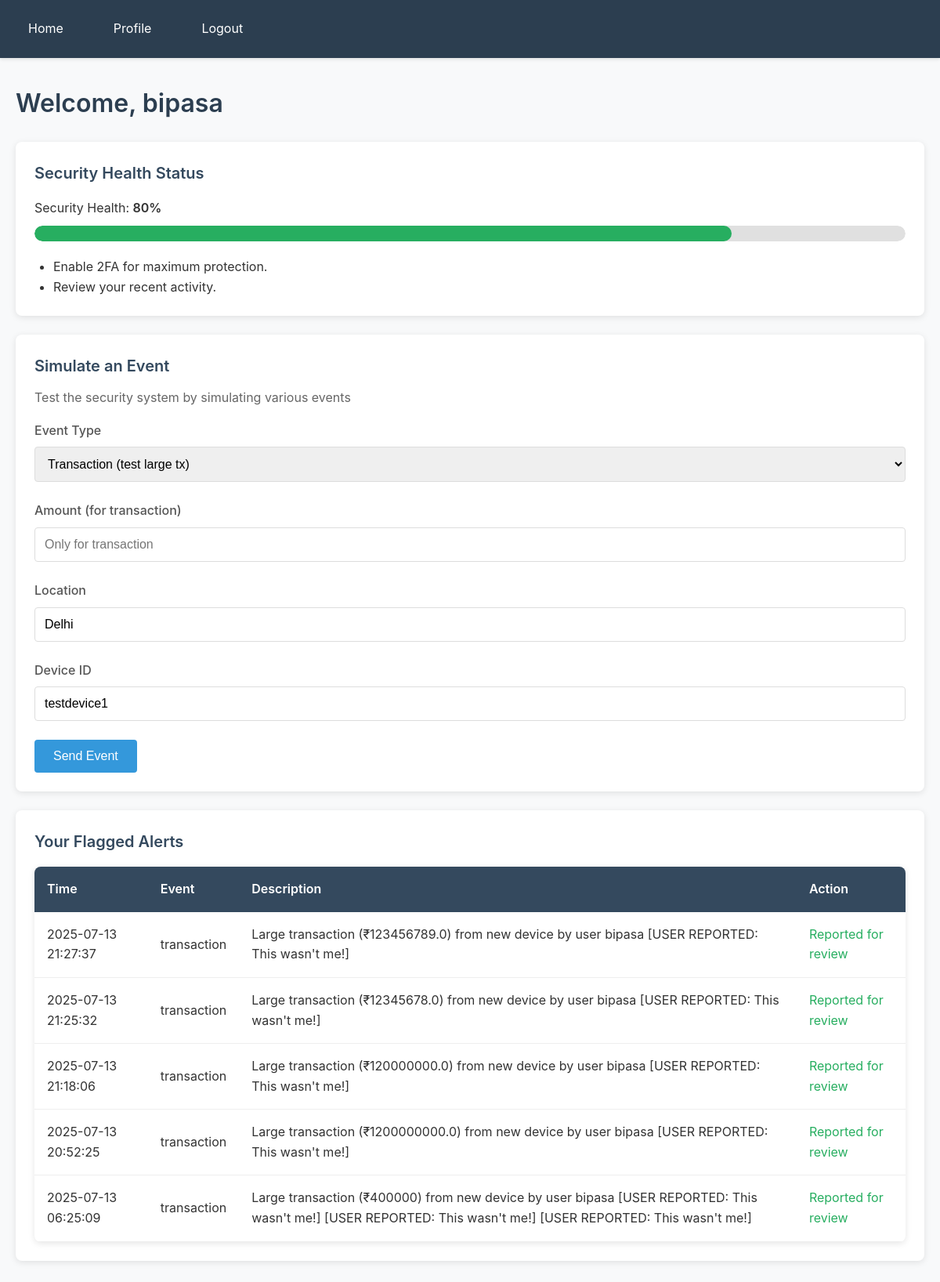
Page /member/ (signed in) on the committed database.
### core/models.py (models this page shows, shortened)
class Alert(models.Model):
    SEVERITY_LEVELS = [
        ('low', 'Low'),
        ('medium', 'Medium'),
        ('high', 'High'),
    ]
    event = models.ForeignKey(Event, on_delete=models.CASCADE)
    detected_by = models.CharField(max_length=32)
    rule_name = models.CharField(max_length=64, blank=True)
    severity = models.CharField(max_length=16, choices=SEVERITY_LEVELS)
    description = models.TextField()
    created_at = models.DateTimeField(auto_now_add=True)
    resolved = models.BooleanField(default=False)
    action_taken = models.CharField(max_length=128, blank=True)
    user_disputed = models.BooleanField(default=False)

class Event(models.Model):
    EVENT_TYPES = [
        ('login', 'Login'),
        ('logout', 'Logout'),
        ('password_change', 'Password Change'),
        ('transaction', 'Transaction'),
        ('failed_login', 'Failed Login'),
        ('browsing', 'Browsing Activity'),
    ]
    user = models.ForeignKey(User, on_delete=models.CASCADE)
    device = models.ForeignKey(Device, null=True, blank=True, on_delete=models.SET_NULL)
    event_type = models.CharField(max_length=32, choices=EVENT_TYPES)
    timestamp = models.DateTimeField(auto_now_add=True)
    metadata = models.JSONField(default=dict)
    ip_address = models.GenericIPAddressField()
    location = models.CharField(max_length=128, blank=True)

### core/views.py (the view)
# urls.py: path('member/', member_dashboard, name='member-dashboard'),
@login_required
def member_dashboard(request):
    user = request.user
    high_alerts_count = Alert.objects.filter(
        event__user=user,
        severity="high",
        resolved=False
    ).count()
    score = max(0, 100 - high_alerts_count * 5)
    alerts = Alert.objects.filter(event__user=user).order_by('-created_at')[:10]
    trigger_message = request.GET.get("trigger_message", None)
    return render(
        request, "core/member_dashboard.html",
        {"alerts": alerts, "trigger_message": trigger_message, "security_score": score}
    )

### core/templates/core/member_dashboard.html (shortened to what this page needs)
{% extends "core/base.html" %}
{% block content %}
<h1>Welcome, {{ user.username }}</h1>
<div class="card">
    <h3>Security Health Status</h3>
    <div class="progress-container">
        <p style="margin-bottom: 0.5rem;">Security Health: <span class="fw-bold">{{security_score}}%</span></p>
        <progress value="{{security_score}}" max="100"></progress>
    </div>
    <ul style="margin-top: 1rem; margin-left: 1.5rem;">
        <li>Enable 2FA for maximum protection.</li>
        <li>Review your recent activity.</li>
    </ul>
</div>
<div class="card">
    <h3>Simulate an Event</h3>
    <p style="color: #666; margin-bottom: 1rem;">Test the security system by simulating various events</p>
    <form method="post" action="{% url 'trigger-event' %}">
        <div class="form-group">
            <label for="event_type">Event Type</label>
            <select id="event_type" name="event_type">
                <option value="transaction">Transaction (test large tx)</option>
            </select>
        </div>
        <div class="form-group">
            <label for="amount">Amount (for transaction)</label>
            <input type="number" id="amount" name="amount" placeholder="Only for transaction">
        </div>
        <div class="form-group">
            <label for="location">Location</label>
            <input type="text" id="location" name="location" value="Delhi">
        </div>
        <div class="form-group">
            <label for="device_id">Device ID</label>
            <input type="text" id="device_id" name="device_id" value="testdevice1">
        </div>
        <button type="submit">Send Event</button>
    </form>
</div>
<div class="card">
    <h3>Your Flagged Alerts</h3>
    {% if alerts %}
    <div class="table-container">
        <table>
            <thead>
                <tr>
                    <th>Time</th>
                    <th>Event</th>
                    <th>Description</th>
                    <th>Action</th>
                </tr>
            </thead>
            <tbody>
                {% for alert in alerts %}
                <tr>
                    <td>{{ alert.created_at|date:"Y-m-d H:i:s" }}</td>
                    <td>{{ alert.event.event_type }}</td>
                    <td>{{ alert.description }}</td>
                    <td>
                        {% if not alert.user_disputed %}
                            <form method="post" action="{% url 'alert-not-me' alert.id %}" style="display: inline;">
                                {% csrf_token %}
                                <button type="submit" class="danger">This wasn't me</button>
                            </form>
                        {% else %}
                            <span class="text-success">Reported for review</span>
                        {% endif %}
                    </td>
                </tr>
                {% endfor %}
            </tbody>
        </table>
    </div>
    {% else %}
    <p style="color: #666; text-align: center; padding: 2rem;">No alerts at this time.</p>
    {% endif %}
</div>
{% endblock %}

### core/templates/core/base.html (shortened to what this page needs)
<!DOCTYPE html>
<html lang="en">
<head>
</head>
<body>
    <nav>
        <div class="container">
            <a href="/">Home</a>
            {% if not user.is_authenticated %}
                <a href="/login/">Login</a>
                <a href="/register/">Register</a>
            {% else %}
                {% if user.is_staff %}
                    <a href="/admin_dashboard/">Admin Dashboard</a>
                {% else %}
                    <a href="/member/">Profile</a>
                {% endif %}
                <a href="/logout/">Logout</a>
            {% endif %}
        </div>
    </nav>
    <main>
        <div class="container">
            {% block content %}
            {% endblock %}
        </div>
    </main>
</body>
</html>

### core/templates/core/base.html (style rules this page uses)
* { margin: 0; padding: 0; box-sizing: border-box; }
body { font-family: -apple-system, BlinkMacSystemFont, 'Segoe UI', Roboto, sans-serif; background-color: #f8f9fa; color: #333; line-height: 1.6; min-height: 100vh; }
.container { max-width: 1200px; margin: 0 auto; padding: 0 20px; }
nav { background-color: #2c3e50; padding: 1rem 0; box-shadow: 0 2px 4px rgba(0,0,0,0.1); }
nav .container { display: flex; align-items: center; gap: 2rem; }
nav a { color: white; text-decoration: none; padding: 0.5rem 1rem; border-radius: 4px; transition: background-color 0.3s; }
main { padding: 2rem 0; min-height: calc(100vh - 80px); }
h1 { color: #2c3e50; font-size: 2rem; margin-bottom: 1.5rem; font-weight: 600; }
h3 { color: #34495e; font-size: 1.25rem; margin-bottom: 0.75rem; font-weight: 600; }
.form-group { margin-bottom: 1.5rem; }
label { display: block; margin-bottom: 0.5rem; font-weight: 500; color: #555; }
input[type="text"], input[type="password"], input[type="number"], select { width: 100%; padding: 0.75rem; border: 1px solid #ddd; border-radius: 4px; font-size: 1rem; transition: border-color 0.3s; }
button { background-color: #3498db; color: white; padding: 0.75rem 1.5rem; border: none; border-radius: 4px; font-size: 1rem; cursor: pointer; transition: background-color 0.3s; }
.table-container { background: white; border-radius: 8px; box-shadow: 0 2px 8px rgba(0,0,0,0.1); overflow: hidden; margin-top: 1rem; }
table { width: 100%; border-collapse: collapse; }
th { background-color: #34495e; color: white; padding: 1rem; text-align: left; font-weight: 600; }
td { padding: 1rem; border-bottom: 1px solid #eee; }
.card { background: white; padding: 1.5rem; border-radius: 8px; box-shadow: 0 2px 8px rgba(0,0,0,0.1); margin-bottom: 1.5rem; }
.progress-container { margin: 1rem 0; }
progress { width: 100%; height: 20px; border-radius: 10px; overflow: hidden; -webkit-appearance: none; appearance: none; }
a { color: #3498db; text-decoration: none; }
.text-success { color: #27ae60; }
.fw-bold { font-weight: 600; }

### rows in the picture
Alert: created_at "2025-07-13 21:27:37", event.event_type "transaction", description "Large transaction (₹123456789.0) from new device by user bipasa [USER REPORTED: This wasn't me!]", user_disputed "Reported for review"
Alert: created_at "2025-07-13 21:25:32", event.event_type "transaction", description "Large transaction (₹12345678.0) from new device by user bipasa [USER REPORTED: This wasn't me!]", user_disputed "Reported for review"
Alert: created_at "2025-07-13 21:18:06", event.event_type "transaction", description "Large transaction (₹120000000.0) from new device by user bipasa [USER REPORTED: This wasn't me!]", user_disputed "Reported for review"
Alert: created_at "2025-07-13 20:52:25", event.event_type "transaction", description "Large transaction (₹1200000000.0) from new device by user bipasa [USER REPORTED: This wasn't me!]", user_disputed "Reported for review"
Alert: created_at "2025-07-13 06:25:09", event.event_type "transaction", description "Large transaction (₹400000) from new device by user bipasa [USER REPORTED: This wasn't me!] [USER REPORTED: This wasn't me!] [USER REPORTED: This wasn't me!]", user_disputed "Reported for review"

### other values in the picture
{{ user.username }} "bipasa"
{{ security_score }} "80"
